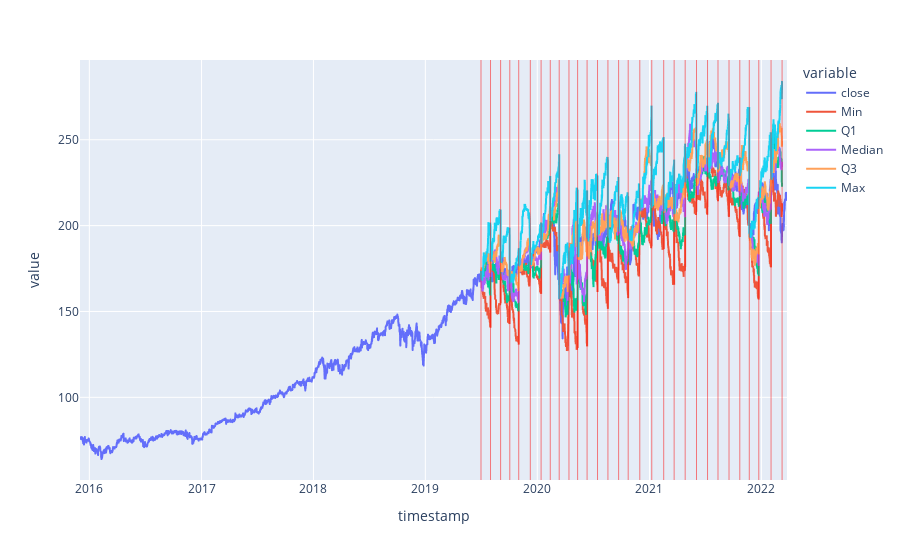

Write notebook code for a chart like this one.
### Code cell
ticker = 'V'

Yactual = data[ticker]['close']
Xactual = range(len(Yactual))

mid = int(len(data[ticker]) * .5)

test = data[ticker]['close'].copy()

for x in quantile_runs[ticker]:
    Ypred = compute_pred(quantile_runs[ticker][x])
    Xpred = range(mid, mid + len(Ypred))
    df = pd.DataFrame(list(Ypred), index = data[ticker].index[mid:mid+len(Ypred)], columns = [x])
    assert data[ticker]['close'][mid] == quantile_runs[ticker][x][0][0][2] # check starting points are the same
    test = pd.concat([test, df], axis = 1)


fig = px.line(test, x = test.index, y = ['close'] + list(quantile_runs[ticker].keys()), )
for x in test.index[mid:mid + len(Ypred) + 1:140]:
    fig.add_vline(x = x, line_width = .5, line_color = 'red')
fig.show()

### Figure 1 — Plotly figure (JSON) as saved in the notebook; plotly's stock layout.template omitted (floating-point values rounded to 4 significant figures; data arrays with more than 128 entries replaced by an {"elided": "..."} marker saying what was removed)
{"data": [{"hovertemplate": "variable=close<br>timestamp=%{x}<br>value=%{y}<extra></extra>", "legendgroup": "close", "line": {"color": "#636efa", "dash": "solid"}, "marker": {"symbol": "circle"}, "mode": "lines", "name": "close", "showlegend": true, "type": "scattergl", "x": {"elided": "8261 str values"}, "xaxis": "x", "y": {"elided": "8261 float values"}, "yaxis": "y"}, {"hovertemplate": "variable=Min<br>timestamp=%{x}<br>value=%{y}<extra></extra>", "legendgroup": "Min", "line": {"color": "#EF553B", "dash": "solid"}, "marker": {"symbol": "circle"}, "mode": "lines", "name": "Min", "showlegend": true, "type": "scattergl", "x": {"elided": "8261 str values"}, "xaxis": "x", "y": {"elided": "8261 float values"}, "yaxis": "y"}, {"hovertemplate": "variable=Q1<br>timestamp=%{x}<br>value=%{y}<extra></extra>", "legendgroup": "Q1", "line": {"color": "#00cc96", "dash": "solid"}, "marker": {"symbol": "circle"}, "mode": "lines", "name": "Q1", "showlegend": true, "type": "scattergl", "x": {"elided": "8261 str values"}, "xaxis": "x", "y": {"elided": "8261 float values"}, "yaxis": "y"}, {"hovertemplate": "variable=Median<br>timestamp=%{x}<br>value=%{y}<extra></extra>", "legendgroup": "Median", "line": {"color": "#ab63fa", "dash": "solid"}, "marker": {"symbol": "circle"}, "mode": "lines", "name": "Median", "showlegend": true, "type": "scattergl", "x": {"elided": "8261 str values"}, "xaxis": "x", "y": {"elided": "8261 float values"}, "yaxis": "y"}, {"hovertemplate": "variable=Q3<br>timestamp=%{x}<br>value=%{y}<extra></extra>", "legendgroup": "Q3", "line": {"color": "#FFA15A", "dash": "solid"}, "marker": {"symbol": "circle"}, "mode": "lines", "name": "Q3", "showlegend": true, "type": "scattergl", "x": {"elided": "8261 str values"}, "xaxis": "x", "y": {"elided": "8261 float values"}, "yaxis": "y"}, {"hovertemplate": "variable=Max<br>timestamp=%{x}<br>value=%{y}<extra></extra>", "legendgroup": "Max", "line": {"color": "#19d3f3", "dash": "solid"}, "marker": {"symbol": "circle"}, "mode": "lines", "name": "Max", "showlegend": true, "type": "scattergl", "x": {"elided": "8261 str values"}, "xaxis": "x", "y": {"elided": "8261 float values"}, "yaxis": "y"}], "layout": {"legend": {"title": {"text": "variable"}, "tracegroupgap": 0}, "margin": {"t": 60}, "shapes": [{"line": {"color": "red", "width": 0.5}, "type": "line", "x0": "2019-07-01T12:00:00+00:00", "x1": "2019-07-01T12:00:00+00:00", "xref": "x", "y0": 0, "y1": 1, "yref": "y domain"}, {"line": {"color": "red", "width": 0.5}, "type": "line", "x0": "2019-08-01T14:00:00+00:00", "x1": "2019-08-01T14:00:00+00:00", "xref": "x", "y0": 0, "y1": 1, "yref": "y domain"}, {"line": {"color": "red", "width": 0.5}, "type": "line", "x0": "2019-09-03T12:00:00+00:00", "x1": "2019-09-03T12:00:00+00:00", "xref": "x", "y0": 0, "y1": 1, "yref": "y domain"}, {"line": {"color": "red", "width": 0.5}, "type": "line", "x0": "2019-10-03T10:00:00+00:00", "x1": "2019-10-03T10:00:00+00:00", "xref": "x", "y0": 0, "y1": 1, "yref": "y domain"}, {"line": {"color": "red", "width": 0.5}, "type": "line", "x0": "2019-11-01T14:00:00+00:00", "x1": "2019-11-01T14:00:00+00:00", "xref": "x", "y0": 0, "y1": 1, "yref": "y domain"}, {"line": {"color": "red", "width": 0.5}, "type": "line", "x0": "2019-12-09T09:00:00+00:00", "x1": "2019-12-09T09:00:00+00:00", "xref": "x", "y0": 0, "y1": 1, "yref": "y domain"}, {"line": {"color": "red", "width": 0.5}, "type": "line", "x0": "2020-01-13T13:00:00+00:00", "x1": "2020-01-13T13:00:00+00:00", "xref": "x", "y0": 0, "y1": 1, "yref": "y domain"}, {"line": {"color": "red", "width": 0.5}, "type": "line", "x0": "2020-02-12T11:00:00+00:00", "x1": "2020-02-12T11:00:00+00:00", "xref": "x", "y0": 0, "y1": 1, "yref": "y domain"}, {"line": {"color": "red", "width": 0.5}, "type": "line", "x0": "2020-03-12T15:00:00+00:00", "x1": "2020-03-12T15:00:00+00:00", "xref": "x", "y0": 0, "y1": 1, "yref": "y domain"}, {"line": {"color": "red", "width": 0.5}, "type": "line", "x0": "2020-04-13T10:00:00+00:00", "x1": "2020-04-13T10:00:00+00:00", "xref": "x", "y0": 0, "y1": 1, "yref": "y domain"}, {"line": {"color": "red", "width": 0.5}, "type": "line", "x0": "2020-05-11T15:00:00+00:00", "x1": "2020-05-11T15:00:00+00:00", "xref": "x", "y0": 0, "y1": 1, "yref": "y domain"}, {"line": {"color": "red", "width": 0.5}, "type": "line", "x0": "2020-06-11T13:00:00+00:00", "x1": "2020-06-11T13:00:00+00:00", "xref": "x", "y0": 0, "y1": 1, "yref": "y domain"}, {"line": {"color": "red", "width": 0.5}, "type": "line", "x0": "2020-07-15T14:00:00+00:00", "x1": "2020-07-15T14:00:00+00:00", "xref": "x", "y0": 0, "y1": 1, "yref": "y domain"}, {"line": {"color": "red", "width": 0.5}, "type": "line", "x0": "2020-08-18T13:00:00+00:00", "x1": "2020-08-18T13:00:00+00:00", "xref": "x", "y0": 0, "y1": 1, "yref": "y domain"}, {"line": {"color": "red", "width": 0.5}, "type": "line", "x0": "2020-09-22T09:00:00+00:00", "x1": "2020-09-22T09:00:00+00:00", "xref": "x", "y0": 0, "y1": 1, "yref": "y domain"}, {"line": {"color": "red", "width": 0.5}, "type": "line", "x0": "2020-10-23T15:00:00+00:00", "x1": "2020-10-23T15:00:00+00:00", "xref": "x", "y0": 0, "y1": 1, "yref": "y domain"}, {"line": {"color": "red", "width": 0.5}, "type": "line", "x0": "2020-11-30T11:00:00+00:00", "x1": "2020-11-30T11:00:00+00:00", "xref": "x", "y0": 0, "y1": 1, "yref": "y domain"}, {"line": {"color": "red", "width": 0.5}, "type": "line", "x0": "2021-01-08T12:00:00+00:00", "x1": "2021-01-08T12:00:00+00:00", "xref": "x", "y0": 0, "y1": 1, "yref": "y domain"}, {"line": {"color": "red", "width": 0.5}, "type": "line", "x0": "2021-02-16T11:00:00+00:00", "x1": "2021-02-16T11:00:00+00:00", "xref": "x", "y0": 0, "y1": 1, "yref": "y domain"}, {"line": {"color": "red", "width": 0.5}, "type": "line", "x0": "2021-03-22T13:00:00+00:00", "x1": "2021-03-22T13:00:00+00:00", "xref": "x", "y0": 0, "y1": 1, "yref": "y domain"}, {"line": {"color": "red", "width": 0.5}, "type": "line", "x0": "2021-04-27T12:00:00+00:00", "x1": "2021-04-27T12:00:00+00:00", "xref": "x", "y0": 0, "y1": 1, "yref": "y domain"}, {"line": {"color": "red", "width": 0.5}, "type": "line", "x0": "2021-06-03T11:00:00+00:00", "x1": "2021-06-03T11:00:00+00:00", "xref": "x", "y0": 0, "y1": 1, "yref": "y domain"}, {"line": {"color": "red", "width": 0.5}, "type": "line", "x0": "2021-07-09T11:00:00+00:00", "x1": "2021-07-09T11:00:00+00:00", "xref": "x", "y0": 0, "y1": 1, "yref": "y domain"}, {"line": {"color": "red", "width": 0.5}, "type": "line", "x0": "2021-08-12T13:00:00+00:00", "x1": "2021-08-12T13:00:00+00:00", "xref": "x", "y0": 0, "y1": 1, "yref": "y domain"}, {"line": {"color": "red", "width": 0.5}, "type": "line", "x0": "2021-09-17T12:00:00+00:00", "x1": "2021-09-17T12:00:00+00:00", "xref": "x", "y0": 0, "y1": 1, "yref": "y domain"}, {"line": {"color": "red", "width": 0.5}, "type": "line", "x0": "2021-10-22T15:00:00+00:00", "x1": "2021-10-22T15:00:00+00:00", "xref": "x", "y0": 0, "y1": 1, "yref": "y domain"}, {"line": {"color": "red", "width": 0.5}, "type": "line", "x0": "2021-11-22T15:00:00+00:00", "x1": "2021-11-22T15:00:00+00:00", "xref": "x", "y0": 0, "y1": 1, "yref": "y domain"}, {"line": {"color": "red", "width": 0.5}, "type": "line", "x0": "2021-12-23T15:00:00+00:00", "x1": "2021-12-23T15:00:00+00:00", "xref": "x", "y0": 0, "y1": 1, "yref": "y domain"}, {"line": {"color": "red", "width": 0.5}, "type": "line", "x0": "2022-02-01T14:00:00+00:00", "x1": "2022-02-01T14:00:00+00:00", "xref": "x", "y0": 0, "y1": 1, "yref": "y domain"}, {"line": {"color": "red", "width": 0.5}, "type": "line", "x0": "2022-03-09T14:00:00+00:00", "x1": "2022-03-09T14:00:00+00:00", "xref": "x", "y0": 0, "y1": 1, "yref": "y domain"}], "xaxis": {"anchor": "y", "domain": [0, 1], "title": {"text": "timestamp"}}, "yaxis": {"anchor": "x", "domain": [0, 1], "title": {"text": "value"}}}}
